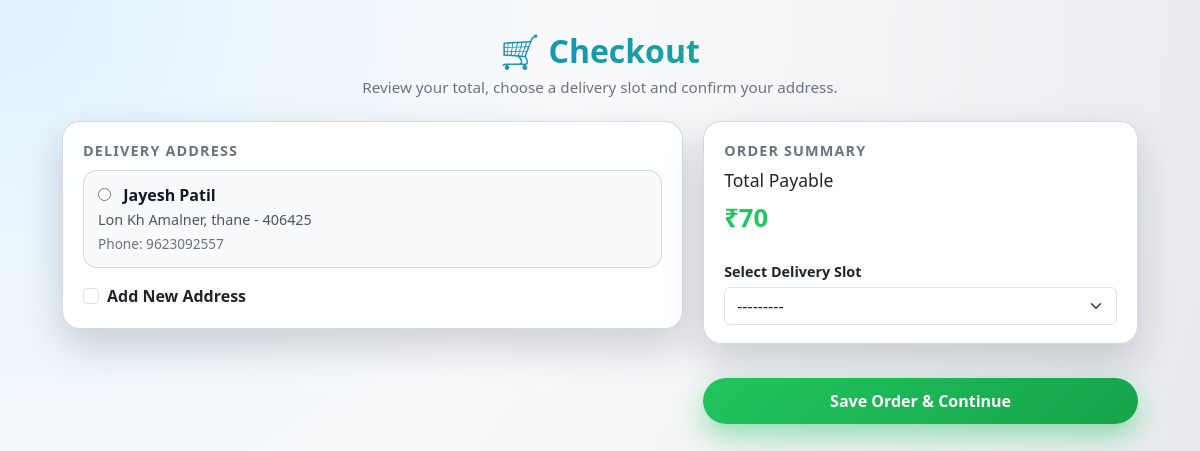
Page /order/checkout/ (signed in) on the committed database.
### orderapp/models.py (models this page shows, shortened)
class Address(models.Model):
    user = models.ForeignKey(User, on_delete=models.CASCADE)
    full_name = models.CharField(max_length=200)
    phone = models.CharField(max_length=15)
    address_line = models.CharField(max_length=255)
    city = models.CharField(max_length=100)
    pincode = models.CharField(max_length=10)

### orderapp/views.py (the view, shortened to what this page needs)
# urls.py: path('checkout/', views.checkout_view, name='checkout'),
def checkout_view(request):
    user = request.user
    cart_items = Cart.objects.filter(user=user)
    if not cart_items.exists():
        messages.warning(request, "Aapka cart khaali hai.")
        return redirect("cart:viewcart")
    total = sum(item.price * item.quantity for item in cart_items)
    addresses = Address.objects.filter(user=user)
    order_form = OrderForm()
    address_form = AddressForm()
    context = {
        "addresses": addresses,
        "order_form": order_form,
        "address_form": address_form,
        "total": total
    }
    return render(request, "checkout.html", context)

### orderapp/models.py
class OrderForm(forms.ModelForm):
    class Meta:
        model = Order
        fields = ['delivery_slot']

class AddressForm(forms.ModelForm):
    class Meta:
        model = Address
        fields = ['full_name', 'phone', 'address_line', 'city', 'pincode']

### cart/context_processors.py (called while the page is built)
def cart_count(request):
    count = request.session.get('cart_count', 0)
    return {'cart_count': count}

### orderapp/templates/checkout.html (shortened to what this page needs)
{% load static %}
{% load widget_tweaks %}
<!DOCTYPE html>
<html lang="en">
<head>
    <link href="https://cdn.jsdelivr.net/npm/bootstrap@5.3.0/dist/css/bootstrap.min.css" rel="stylesheet">
</head>
<body>
<div class="checkout-wrapper container">
    <h2 class="checkout-heading">🛒 Checkout</h2>
    <p class="checkout-subtitle">Review your total, choose a delivery slot and confirm your address.</p>
    <form method="POST" action="{% url 'orderapp:checkout' %}">
        <div class="checkout-grid">
            <div>
                <div class="checkout-card mb-3">
                    <div class="checkout-card-header">
                        Delivery Address
                    </div>
                    {% if addresses %}
                        {% for addr in addresses %}
                        <div class="address-card mb-2">
                            <label class="w-100">
                                <input type="radio" name="selected_address" value="{{ addr.id }}" required>
                                <span class="address-name">{{ addr.full_name }}</span><br>
                                <span class="address-text">
                                    {{ addr.address_line }}, {{ addr.city }} - {{ addr.pincode }}
                                </span><br>
                                <span class="address-phone">Phone: {{ addr.phone }}</span>
                            </label>
                        </div>
                        {% endfor %}
                    {% else %}
                        <p class="text-muted mb-1">No saved addresses found.</p>
                        <p class="text-muted small">Please add a new delivery address below.</p>
                    {% endif %}
                    <div class="form-check mt-3">
                        <input type="checkbox" class="form-check-input" id="add_new" onclick="toggleAddress()">
                        <label class="form-check-label fw-bold" for="add_new">
                            Add New Address
                        </label>
                    </div>
                </div>
            </div>
            <div>
                <div class="checkout-card total-card mb-3">
                    <div class="checkout-card-header">
                        Order Summary
                    </div>
                    <h4 class="mb-2">Total Payable</h4>
                    <div class="mb-3">
                        <span class="total-amount">₹{{ total }}</span>
                    </div>
                    <label class="delivery-slot-label">Select Delivery Slot</label>
                    {{ order_form.delivery_slot|add_class:"form-select" }}
                </div>
                <button type="submit" class="btn btn-save-order">
                    Save Order & Continue
                </button>
            </div>
        </div>
    </form>
</div>
</body>
</html>

### orderapp/templates/checkout.html (style rules this page uses)
body { background: radial-gradient(circle at top left, #e0f2fe 0%, #f9fafb 40%, #e5e7eb 100%); min-height: 100vh; overflow-y: auto; display: flex; justify-content: center; }
.checkout-wrapper { margin-top: 32px; margin-bottom: 40px; width: 100%; max-width: 1100px; }
.checkout-heading { font-weight: 800; font-size: 2rem; text-align: center; margin-bottom: 6px; background: linear-gradient(90deg, #0d6efd, #22c55e); -webkit-background-clip: text; -webkit-text-fill-color: transparent; color: #0d6efd; }
.checkout-subtitle { text-align: center; color: #6b7280; margin-bottom: 22px; font-size: 0.95rem; }
.checkout-grid { display: grid; grid-template-columns: minmax(0, 2fr) minmax(0, 1.4fr); gap: 20px; }
.checkout-card { background: rgba(255,255,255,0.96); border-radius: 18px; box-shadow: 0 18px 40px rgba(15,23,42,0.18); border: 1px solid rgba(209,213,219,0.9); padding: 18px 20px; }
.checkout-card-header { font-size: 0.9rem; text-transform: uppercase; letter-spacing: .08em; color: #6b7280; margin-bottom: 8px; font-weight: 600; }
.total-card h4 { font-size: 1.1rem; margin-bottom: 10px; }
.total-amount { font-weight: 800; font-size: 1.6rem; color: #22c55e; }
.delivery-slot-label { font-size: 0.9rem; font-weight: 600; margin-top: 8px; margin-bottom: 4px; }
.address-card { border-radius: 14px; padding: 12px 14px; border: 1px solid rgba(209,213,219,0.9); background: #f9fafb; transition: 0.25s ease; }
.address-card input[type="radio"] { accent-color: #0d6efd; margin-right: 8px; }
.address-name { font-weight: 700; color: #111827; }
.address-text { font-size: 0.9rem; color: #4b5563; }
.address-phone { font-size: 0.85rem; color: #6b7280; }
.form-check-label.fw-bold { cursor: pointer; }
.btn-save-order { margin-top: 18px; width: 100%; border-radius: 999px; padding: 11px 18px; font-weight: 600; background: linear-gradient(135deg, #22c55e, #16a34a); border: none; color: #ffffff; box-shadow: 0 12px 28px rgba(34,197,94,0.45); }

### rows in the picture
Address: full_name "Jayesh Patil", address_line "Lon Kh Amalner", city "thane", pincode "406425", phone "9623092557"

### other values in the picture
{{ total }} "70"
